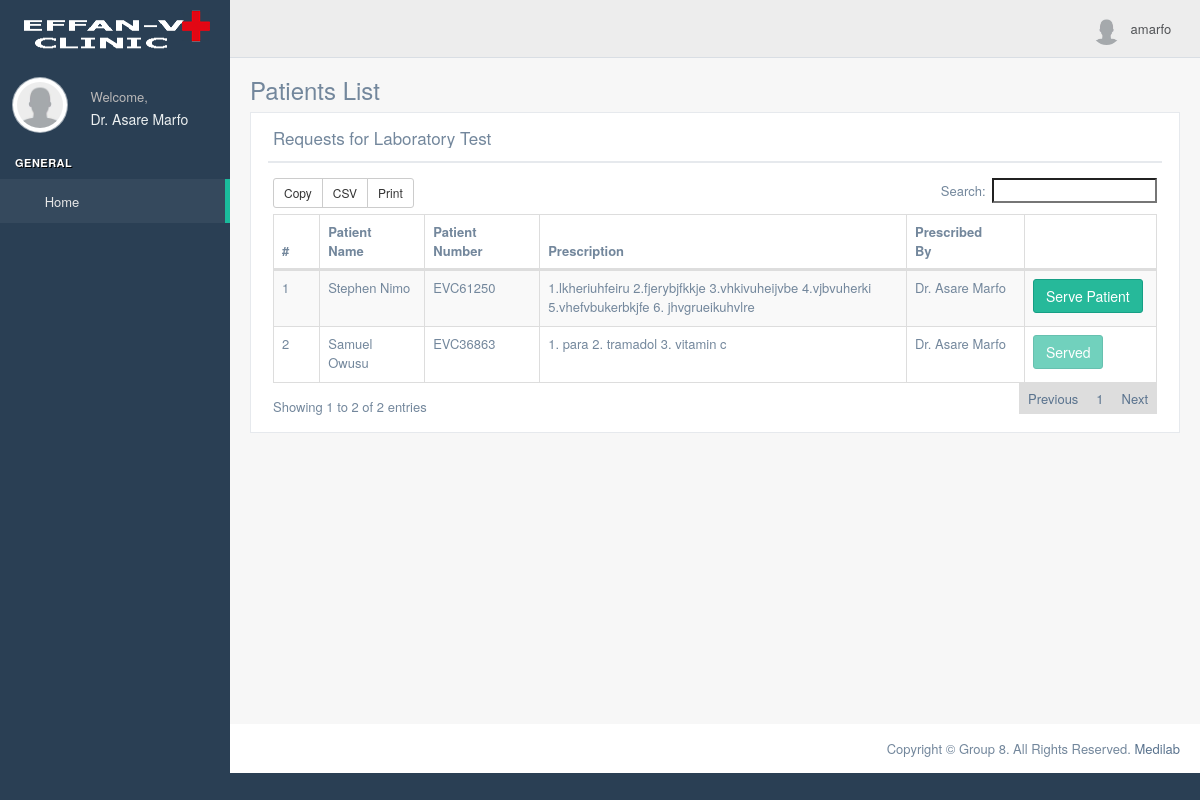
Screenshot of /pharmacy/index.php (signed in) with the database file from the repository.
### tables this page shows
CREATE TABLE `pharmarcy` (
  `pharmacyID` int(11) NOT NULL,
  `aid` int(11) DEFAULT NULL,
  `patient_id` int(11) DEFAULT NULL,
  `doctor` varchar(50) DEFAULT NULL,
  `prescription` varchar(1000) DEFAULT NULL,
  `notes` varchar(255) DEFAULT NULL,
  `status` varchar(20) DEFAULT NULL,
  `served_by` varchar(50) DEFAULT NULL,
  `date_served` varchar(20) DEFAULT NULL
);

CREATE TABLE `patient` (
  `patientID` int(11) NOT NULL,
  `patientUniqueID` varchar(10) NOT NULL,
  `surname` varchar(50) DEFAULT NULL,
  `firstname` varchar(50) DEFAULT NULL,
  `dob` varchar(15) DEFAULT NULL,
  `age` int(3) DEFAULT NULL,
  `sex` varchar(10) DEFAULT NULL,
  `tel_num` varchar(15) DEFAULT NULL,
  `home_address` varchar(255) DEFAULT NULL,
  `occupation` varchar(255) DEFAULT NULL,
  `marital_status` varchar(10) DEFAULT NULL,
  `insurance` varchar(50) DEFAULT NULL,
  `nhis_number` int(10) DEFAULT NULL,
  `next_of_kin` varchar(255) DEFAULT NULL,
  `date_registered` timestamp NULL DEFAULT CURRENT_TIMESTAMP
);

### functions/queries.php (called while the page is built, shortened)
<?php
function connectDB()    {
    $connect_db = new Mysqli("localhost", "root", "", "patient_system");
    return $connect_db;
}

### pharmacy/index.php (the view, shortened to what this page needs)
<?php
require_once "../functions/queries.php";
?>
<?php include "includes/header.php"; ?>
    <div class="right_col" role="main">
        <div class="">
            <div class="page-title">
                <div class="title_left">
                    <h3>Patients List</h3>
                </div>
            </div>
            <div class="clearfix"></div>
            <div class="row">
                <div class="col-md-12 col-sm-12 col-xs-12">
                    <div class="x_panel">
                        <div class="x_title">
                            <h2>Requests for Laboratory Test</h2>
                            <ul class="nav navbar-right panel_toolbox">
                                <li><a class="collapse-link"><i class="fa fa-chevron-up"></i></a>
                                </li>
                                <li><a class="close-link"><i class="fa fa-close"></i></a>
                                </li>
                            </ul>
                            <div class="clearfix"></div>
                        </div>
                        <div class="x_content">
                            <table id="datatable-buttons" class="table table-striped table-bordered">
                                <thead>
                                <tr>
                                    <th>#</th>
                                    <th>Patient Name</th>
                                    <th>Patient Number</th>
                                    <th>Prescription</th>
                                    <th>Prescribed By</th>
                                    <th></th>
                                </tr>
                                </thead>
                                <tbody>
                                <?php
                                $sql = "SELECT * FROM pharmarcy JOIN patient ON pharmarcy.patient_id = patient.patientID ORDER BY pharmacyID DESC";
                                $result = connectDB()->query($sql);
                                $i = 1;
                                while ($row = $result->fetch_array()) {
                                    ?>
                                    <tr>
                                        <td><?php echo $i; ?></td>
                                        <td><?php echo $row['firstname']. " ". $row['surname']; ?></td>
                                        <td><?php echo $row['patientUniqueID']; ?></td>
                                        <td><?php echo $row['prescription']; ?></td>
                                        <td><?php echo $row['doctor']; ?></td>
                                        <td>
                                            <?php
                                            if ($row['status'] === "served") {
                                                echo "<a class='btn btn-success' disabled> Served</a>";
                                            } else {
                                                ?>
                                                <a href='' class='btn btn-success' data-toggle='modal' data-target='#serveModal<?php echo $row['pharmacyID']; ?>' title='Serve'> Serve Patient</a>
                                                <?php
                                            } ?>
                                        </td>
                                    </tr>
                                    <?php
                                    $i++;
                                }
                                ?>
                                </tbody>
                            </table>
                        </div>
                    </div>
                </div>
            </div>
        </div>
    </div>
<?php include "includes/footer.php"; ?>

### rows the page displays
pharmarcy: patient.firstname "Stephen", patient.surname "Nimo", patient.patientUniqueID "EVC61250", prescription "1.lkheriuhfeiru 2.fjerybjfkkje 3.vhkivuheijvbe 4.vjbvuherki 5.vhefvbukerbkjfe 6. jhvgrueikuhvlre", doctor "Dr. Asare Marfo"
pharmarcy: patient.firstname "Samuel", patient.surname "Owusu", patient.patientUniqueID "EVC36863", prescription "1. para 2. tramadol 3. vitamin c", doctor "Dr. Asare Marfo", status "Served"

### other values shown
$_SESSION['fname'] "Dr. Asare Marfo"
$_SESSION['uname'] "amarfo"
